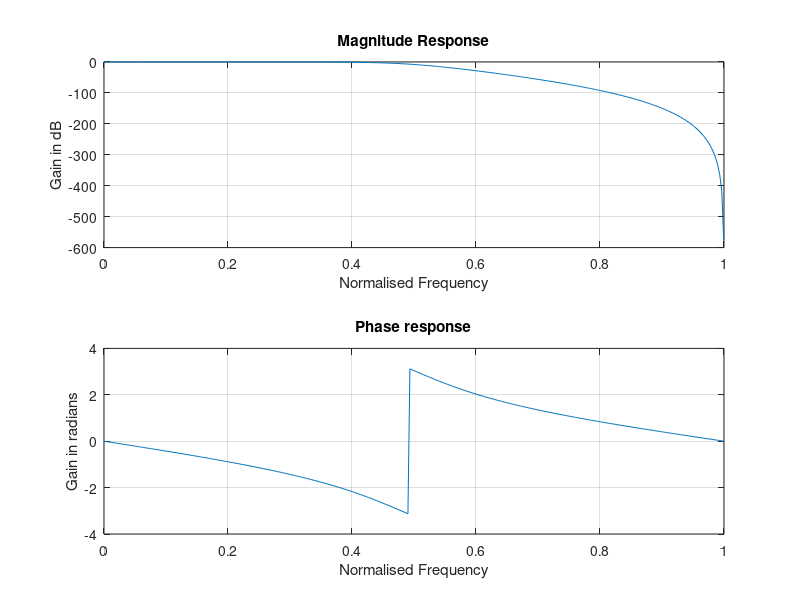

Write MATLAB code to recreate this figure.
clc;
clear all;
close all;
%Design of analog Butterworth filter
alphap=0.4;
alphas=30;
fp=400;
fs=800;
f=2000;
omegap=2*fp/f; %convert to radians
omegas=2*fs/f; %convert to radians
%Step 1: design of butterworth and order of LPF
[n wn]=buttord(omegap,omegas,alphap, alphas);
%Step2: computing H(s)[b a polynomials] of filter
[b a]=butter(n,wn);
w=0:0.01:pi;
[h w]=freqz(b,a,w,'whole');%to compute frequency
m=abs(h); %to compute magnitude
an=angle(h); %to compute phase
subplot(2,1,1);
%Plotting magnitude response
plot(w/pi,20*log(m));
grid;
xlabel('Normalised Frequency');
ylabel('Gain in dB');
title('Magnitude Response');
subplot(2,1,2);
%Plotting phase response
plot(w/pi,an);
grid;
xlabel('Normalised Frequency');
ylabel('Gain in radians');
title('Phase response');